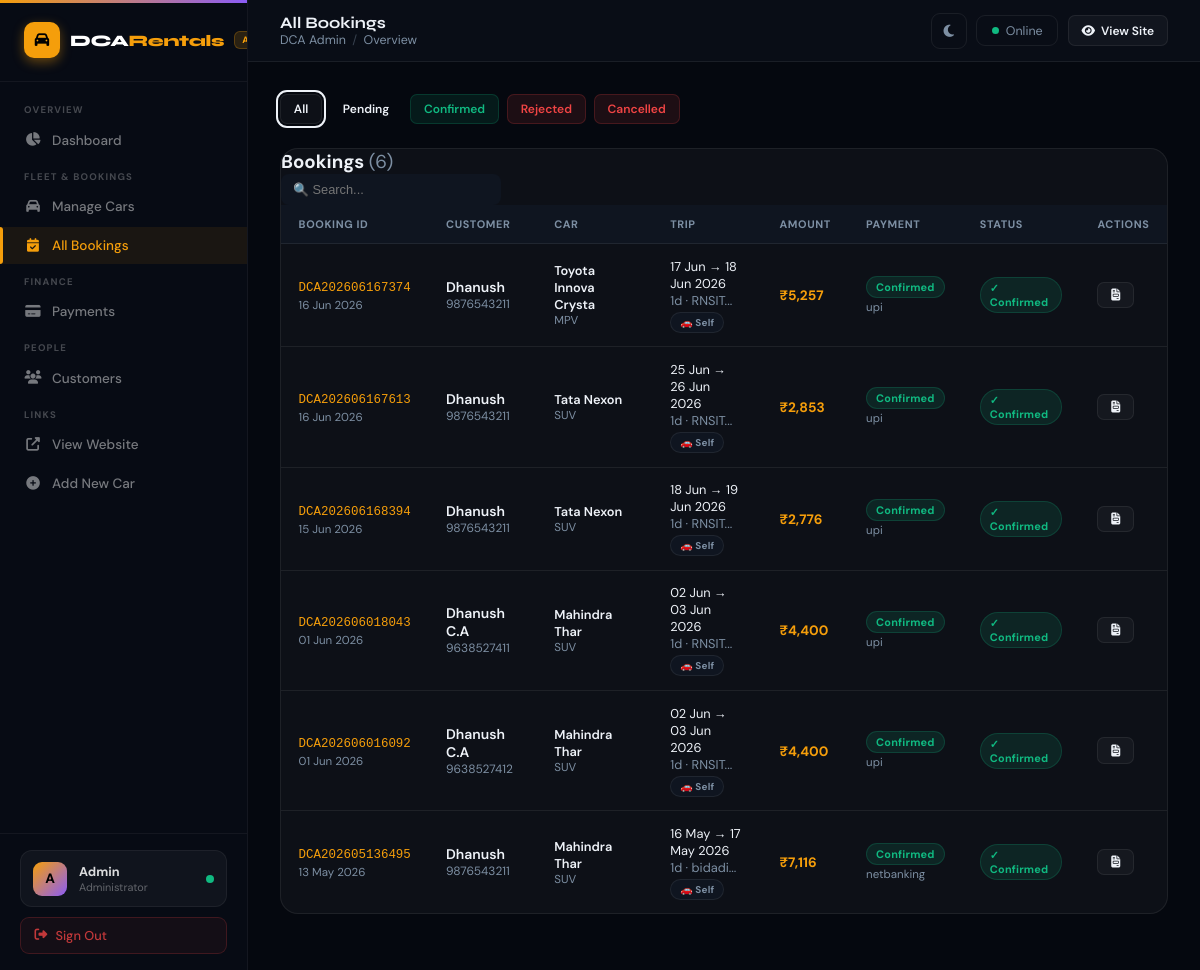
Screenshot of /admin/bookings (signed in) with the database file from the repository.
### app.py (models this page shows, shortened)
class User(db.Model):
    id = db.Column(db.Integer, primary_key=True)
    name = db.Column(db.String(100), nullable=False)
    email = db.Column(db.String(150), unique=True, nullable=False)
    phone = db.Column(db.String(15))
    password_hash = db.Column(db.String(256), nullable=False)
    is_admin = db.Column(db.Boolean, default=False)
    created_at = db.Column(db.DateTime, default=datetime.utcnow)
    bookings = db.relationship('Booking', backref='user', lazy=True)
    reviews = db.relationship('Review', backref='user', lazy=True)
    wishlist = db.relationship('Wishlist', backref='user', lazy=True)

class Booking(db.Model):
    id = db.Column(db.Integer, primary_key=True)
    booking_id = db.Column(db.String(20), unique=True, nullable=False)
    user_id = db.Column(db.Integer, db.ForeignKey('user.id'), nullable=False)
    car_id = db.Column(db.Integer, db.ForeignKey('car.id'), nullable=False)
    pickup_date = db.Column(db.Date, nullable=False)
    return_date = db.Column(db.Date, nullable=False)
    pickup_location = db.Column(db.String(200), nullable=False)
    drop_location = db.Column(db.String(200), nullable=False)
    pickup_lat = db.Column(db.Float)
    pickup_lng = db.Column(db.Float)
    drop_lat = db.Column(db.Float)
    drop_lng = db.Column(db.Float)
    distance_km = db.Column(db.Float, default=0)
    days = db.Column(db.Integer, nullable=False)
    base_day_amount = db.Column(db.Float, default=0)   # days × price_per_day
    base_km_amount  = db.Column(db.Float, default=0)   # km × price_per_km
    driver_amount   = db.Column(db.Float, default=0)   # driver charge if with-driver
    safety_amount   = db.Column(db.Float, default=0)   # female night-safety add-on
    total_amount = db.Column(db.Float, nullable=False)
    gst_amount = db.Column(db.Float, default=0)
    final_amount = db.Column(db.Float, nullable=False)
    drive_type = db.Column(db.String(20), default='self')   # 'self' | 'driver'
    gender = db.Column(db.String(10), default='male')       # 'male' | 'female'
    pickup_time = db.Column(db.String(10))                  # HH:MM – for night-safety check
    night_safety = db.Column(db.Boolean, default=False)     # True if female + after 22:00
    safety_features = db.Column(db.Text)                    # JSON list of chosen safety add-ons
    status = db.Column(db.String(20), default='pending')
    payment_status = db.Column(db.String(20), default='unpaid')
    payment_method = db.Column(db.String(30))
    upi_transaction_id = db.Column(db.String(50))
    created_at = db.Column(db.DateTime, default=datetime.utcnow)
    notes = db.Column(db.Text)

class Car(db.Model):
    id = db.Column(db.Integer, primary_key=True)
    name = db.Column(db.String(100), nullable=False)
    brand = db.Column(db.String(50), nullable=False)
    model_year = db.Column(db.Integer)
    category = db.Column(db.String(50))  # SUV, Sedan, Hatchback, MPV
    seats = db.Column(db.Integer, default=5)
    fuel_type = db.Column(db.String(20))  # Petrol, Diesel, Electric, CNG
    transmission = db.Column(db.String(20))  # Manual, Automatic
    price_per_day = db.Column(db.Float, nullable=False)
    price_per_km = db.Column(db.Float, default=12.0)
    is_available = db.Column(db.Boolean, default=True)
    image_url = db.Column(db.String(300))
    description = db.Column(db.Text)
    features = db.Column(db.Text)  # JSON string
    color = db.Column(db.String(30))
    mileage = db.Column(db.String(20))
    created_at = db.Column(db.DateTime, default=datetime.utcnow)
    bookings = db.relationship('Booking', backref='car', lazy=True)
    reviews = db.relationship('Review', backref='car', lazy=True)
    wishlist = db.relationship('Wishlist', backref='car', lazy=True)

### app.py (the view)
@app.route('/admin/bookings')
@admin_required
def admin_bookings():
    status_filter = request.args.get('status', 'all')
    query = Booking.query
    if status_filter != 'all':
        query = query.filter_by(status=status_filter)
    bookings = query.order_by(Booking.created_at.desc()).all()
    bookings_data = []
    for b in bookings:
        user = User.query.get(b.user_id)
        car = Car.query.get(b.car_id)
        bookings_data.append({'booking': b, 'user': user, 'car': car})
    return render_template('admin_bookings.html', bookings_data=bookings_data, status_filter=status_filter)

### app.py (called while the page is built)
@app.context_processor
def inject_globals():
    from datetime import date
    pending = 0
    if 'user_id' in session and session.get('is_admin'):
        pending = Booking.query.filter_by(payment_status='paid', status='payment_pending').count()
    return dict(today=date.today().isoformat(), pending_payments_count=pending)

def admin_required(f):
    @wraps(f)
    def decorated(*args, **kwargs):
        if 'user_id' not in session:
            return redirect(url_for('admin_login'))
        user = User.query.get(session['user_id'])
        if not user or not user.is_admin:
            flash('Admin access required.', 'danger')
            return redirect(url_for('admin_login'))
        return f(*args, **kwargs)
    return decorated

### templates/admin_bookings.html (shortened to what this page needs)
{% extends "admin_base.html" %}
{% block page_title %}All Bookings{% endblock %}
{% block content %}
<div style="display:flex;gap:0.5rem;margin-bottom:1.5rem;flex-wrap:wrap;">
    {% for label, value, color in [('All','all','secondary'),('Pending','payment_pending','warning'),('Confirmed','confirmed','success'),('Rejected','rejected','danger'),('Cancelled','cancelled','danger')] %}
    <a href="/admin/bookings?status={{ value }}" class="btn btn-sm btn-{{ color }} {% if status_filter == value %}{% endif %}"
       style="{% if status_filter == value %}outline:2px solid currentColor;outline-offset:2px;{% endif %}">
        {{ label }}
    </a>
    {% endfor %}
</div>
<div class="table-card">
    <div class="table-header">
        <h3>Bookings <span style="color:var(--text2);font-weight:400;">({{ bookings_data|length }})</span></h3>
        <input type="text" placeholder="🔍 Search..." style="padding:0.5rem 0.75rem;border-radius:8px;border:1.5px solid var(--card-border);background:var(--bg3);color:var(--text);font-size:0.8rem;outline:none;width:220px;" oninput="filterRows(this.value)">
    </div>
    <div class="table-wrap">
        <table id="bookings-table">
            <thead>
                <tr>
                    <th>Booking ID</th>
                    <th>Customer</th>
                    <th>Car</th>
                    <th>Trip</th>
                    <th>Amount</th>
                    <th>Payment</th>
                    <th>Status</th>
                    <th>Actions</th>
                </tr>
            </thead>
            <tbody>
                {% for item in bookings_data %}
                <tr>
                    <td><code style="color:var(--accent);font-size:0.78rem">{{ item.booking.booking_id }}</code><br><span style="font-size:0.72rem;color:var(--text2)">{{ item.booking.created_at.strftime('%d %b %Y') }}</span></td>
                    <td>
                        <div style="font-weight:600;font-size:0.875rem">{{ item.user.name if item.user else 'N/A' }}</div>
                        <div style="font-size:0.75rem;color:var(--text2)">{{ item.user.phone if item.user else '' }}</div>
                    </td>
                    <td>
                        <div style="display:flex;align-items:center;gap:8px">
                            {% if item.car %}
                            <div>
                                <div style="font-size:0.8rem;font-weight:600">{{ item.car.name }}</div>
                                <div style="font-size:0.72rem;color:var(--text2)">{{ item.car.category }}</div>
                            </div>
                            {% endif %}
                        </div>
                    </td>
                    <td style="font-size:0.8rem">
                        <div>{{ item.booking.pickup_date.strftime('%d %b') }} → {{ item.booking.return_date.strftime('%d %b %Y') }}</div>
                        <div style="color:var(--text2)">{{ item.booking.days }}d · {{ item.booking.pickup_location[:20] }}...</div>
                        <div style="margin-top:3px;display:flex;gap:3px;flex-wrap:wrap;">
                            {% if item.booking.drive_type == 'driver' %}<span class="badge badge-info" style="font-size:.62rem;">👨‍✈️ Driver</span>{% else %}<span class="badge badge-secondary" style="font-size:.62rem;">🚗 Self</span>{% endif %}
                        </div>
                    </td>
                    <td style="font-weight:700;color:var(--accent)">₹{{ "{:,.0f}".format(item.booking.final_amount) }}</td>
                    <td>
                        {% if item.booking.payment_status == 'confirmed' %}<span class="badge badge-success">Confirmed</span>
                        {% elif item.booking.payment_status == 'paid' %}<span class="badge badge-warning">⏳ Awaiting</span>
                        {% elif item.booking.payment_status == 'rejected' %}<span class="badge badge-danger">Rejected</span>
                        {% else %}<span class="badge badge-secondary">Unpaid</span>{% endif %}
                        {% if item.booking.payment_method %}<div style="font-size:0.72rem;color:var(--text2);margin-top:2px">{{ item.booking.payment_method }}</div>{% endif %}
                    </td>
                    <td>
                        {% if item.booking.status == 'confirmed' %}<span class="badge badge-success">✓ Confirmed</span>
                        {% elif item.booking.status == 'payment_pending' %}<span class="badge badge-warning">Pending</span>
                        {% elif item.booking.status == 'rejected' %}<span class="badge badge-danger">Rejected</span>
                        {% elif item.booking.status == 'cancelled' %}<span class="badge badge-danger">Cancelled</span>
                        {% else %}<span class="badge badge-secondary">{{ item.booking.status }}</span>{% endif %}
                    </td>
                    <td>
                        <div style="display:flex;gap:4px;flex-wrap:wrap">
                            <a href="/invoice/{{ item.booking.id }}" target="_blank" class="btn btn-secondary btn-sm"><i class="fas fa-file-invoice"></i></a>
                        </div>
                    </td>
                </tr>
                {% endfor %}
            </tbody>
        </table>
    </div>
</div>
{% endblock %}

### templates/admin_base.html (shortened to what this page needs)
<!DOCTYPE html>
<html lang="en" data-theme="dark">
<head>
  <link rel="stylesheet" href="https://cdnjs.cloudflare.com/ajax/libs/font-awesome/6.5.0/css/all.min.css">
</head>
<body>
<aside class="sidebar" id="sidebar">
  <div class="sidebar-logo">
    <div class="logo-sq"><i class="fas fa-car"></i></div>
    <div class="logo-txt">DCA<span>Rentals</span></div>
    <div class="logo-pill">ADMIN</div>
  </div>
  <nav class="sidebar-nav">
    <div class="nav-section">Overview</div>
    <a href="/admin/dashboard" class="nav-item {% if request.endpoint=='admin_dashboard' %}active{% endif %}">
      <i class="fas fa-chart-pie"></i> Dashboard
    </a>
    <div class="nav-section">Fleet & Bookings</div>
    <a href="/admin/cars" class="nav-item {% if 'car' in request.endpoint %}active{% endif %}">
      <i class="fas fa-car"></i> Manage Cars
    </a>
    <a href="/admin/bookings" class="nav-item {% if request.endpoint=='admin_bookings' %}active{% endif %}">
      <i class="fas fa-calendar-check"></i> All Bookings
    </a>
    <div class="nav-section">Finance</div>
    <a href="/admin/payments" class="nav-item {% if request.endpoint=='admin_payments' %}active{% endif %}">
      <i class="fas fa-credit-card"></i> Payments
      {% set pc = pending_payments_count if pending_payments_count is defined else 0 %}
    </a>
    <div class="nav-section">People</div>
    <a href="/admin/users" class="nav-item {% if request.endpoint=='admin_users' %}active{% endif %}">
      <i class="fas fa-users"></i> Customers
    </a>
    <div class="nav-section">Links</div>
    <a href="/" target="_blank" class="nav-item">
      <i class="fas fa-external-link-alt"></i> View Website
    </a>
    <a href="/admin/car/add" class="nav-item {% if request.endpoint=='admin_add_car' %}active{% endif %}">
      <i class="fas fa-plus-circle"></i> Add New Car
    </a>
  </nav>
  <div class="sidebar-footer">
    <div class="sidebar-user">
      <div class="su-avatar">{{ session.user_name[0].upper() if session.user_name else 'A' }}</div>
      <div>
        <div class="su-name">{{ session.user_name or 'Admin' }}</div>
        <div class="su-role">Administrator</div>
      </div>
      <div class="su-status" title="Online"></div>
    </div>
    <a href="/logout" class="sidebar-logout"><i class="fas fa-sign-out-alt"></i> Sign Out</a>
  </div>
</aside>
<div class="main-wrap">
  <header class="topbar">
    <div class="topbar-left">
      <div>
        <div class="topbar-page">{% block page_title %}Dashboard{% endblock %}</div>
        <div class="topbar-breadcrumb">
          <span>DCA Admin</span>
          <span class="sep">/</span>
          <span>{% block breadcrumb %}Overview{% endblock %}</span>
        </div>
      </div>
    </div>
    <div class="topbar-right">
      <button class="tb-btn" onclick="toggleTheme()" title="Toggle theme">
        <i class="fas fa-moon" id="theme-icon"></i>
      </button>
      <div style="display:flex;align-items:center;gap:7px;padding:.4rem .9rem;border-radius:9px;border:1.5px solid var(--border);font-size:.78rem;color:var(--text2);">
        <div style="width:7px;height:7px;background:var(--green);border-radius:50%;"></div>
        Online
      </div>
      <a href="/" target="_blank" class="btn btn-secondary btn-sm"><i class="fas fa-eye"></i> View Site</a>
    </div>
  </header>
  <main class="page-content">{% block content %}{% endblock %}</main>
</div>
</body>
</html>

### rows the page displays
User: name "Admin"
Booking: booking.booking_id "DCA202606167374", booking.created_at "16 Jun 2026", booking.pickup_date "17 Jun", booking.return_date "18 Jun 2026", booking.days "1", booking "RNSIT", booking.final_amount "5,257", booking.payment_method "upi"
User: user "Dhanush" "Dhanush" "Dhanush" "Dhanush", user "9876543211" "9876543211" "9876543211" "9876543211"
Car: car.name "Toyota Innova Crysta", car.category "MPV"
Booking: booking.booking_id "DCA202606167613", booking.created_at "16 Jun 2026", booking.pickup_date "25 Jun", booking.return_date "26 Jun 2026", booking.days "1", booking "RNSIT", booking.final_amount "2,853", booking.payment_method "upi"
Car: car.name "Tata Nexon" "Tata Nexon", car.category "SUV" "SUV"
Booking: booking.booking_id "DCA202606168394", booking.created_at "15 Jun 2026", booking.pickup_date "18 Jun", booking.return_date "19 Jun 2026", booking.days "1", booking "RNSIT", booking.final_amount "2,776", booking.payment_method "upi"
Booking: booking.booking_id "DCA202606018043", booking.created_at "01 Jun 2026", booking.pickup_date "02 Jun", booking.return_date "03 Jun 2026", booking.days "1", booking "RNSIT", booking.final_amount "4,400", booking.payment_method "upi"
User: user "Dhanush C.A", user "9638527411"
Car: car.name "Mahindra Thar" "Mahindra Thar" "Mahindra Thar", car.category "SUV" "SUV" "SUV"
Booking: booking.booking_id "DCA202606016092", booking.created_at "01 Jun 2026", booking.pickup_date "02 Jun", booking.return_date "03 Jun 2026", booking.days "1", booking "RNSIT", booking.final_amount "4,400", booking.payment_method "upi"
User: user "Dhanush C.A", user "9638527412"
Booking: booking.booking_id "DCA202605136495", booking.created_at "13 May 2026", booking.pickup_date "16 May", booking.return_date "17 May 2026", booking.days "1", booking "bidadi", booking.final_amount "7,116", booking.payment_method "netbanking"

### other values shown
{{ session.user_name[0].upper() if session.user_name else 'A' }} "A"
{{ label }} "All" "Pending" "Confirmed" "Rejected" "Cancelled"
{{ bookings_data|length }} "6"
